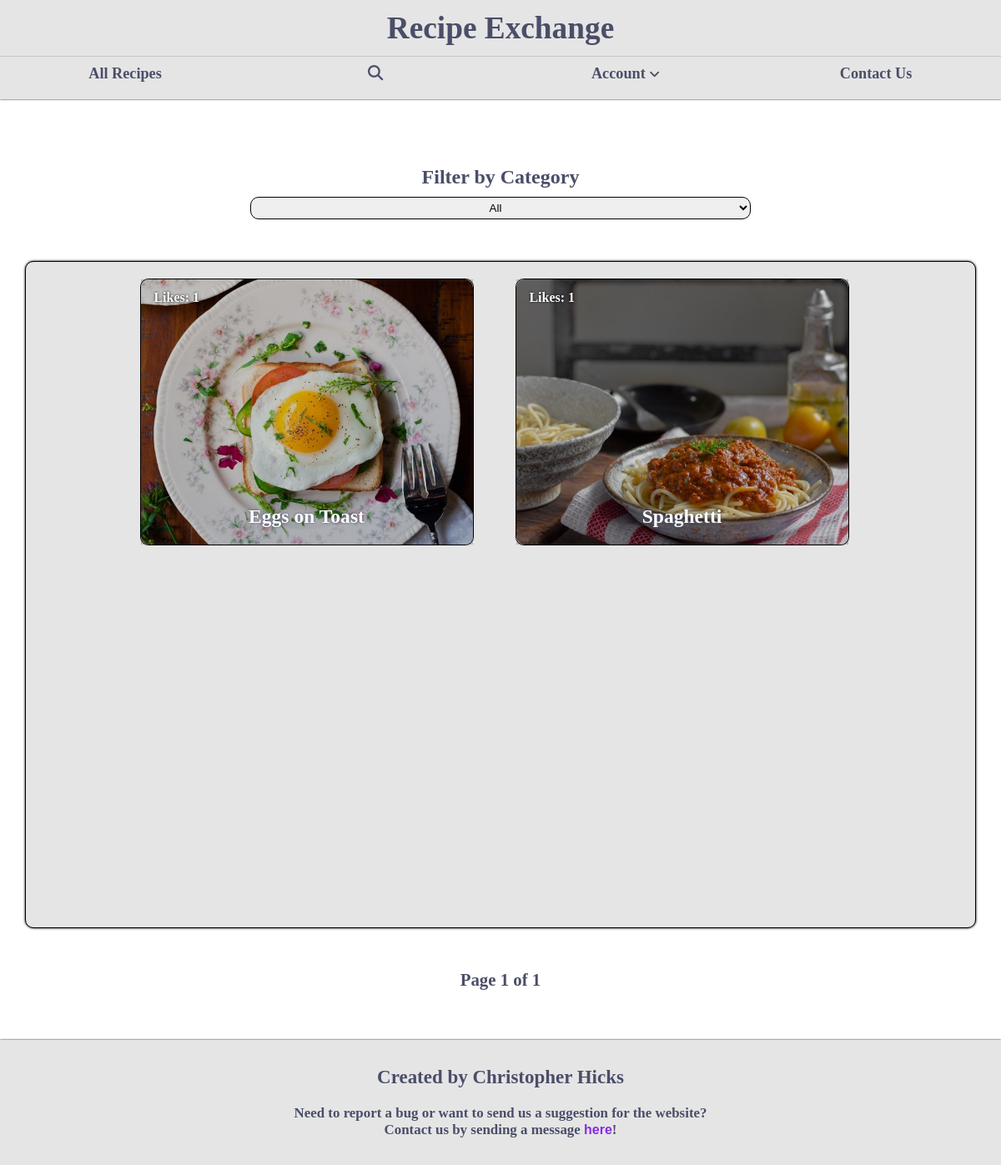
The page /my-recipes/ (signed in) on the database as committed earlier.
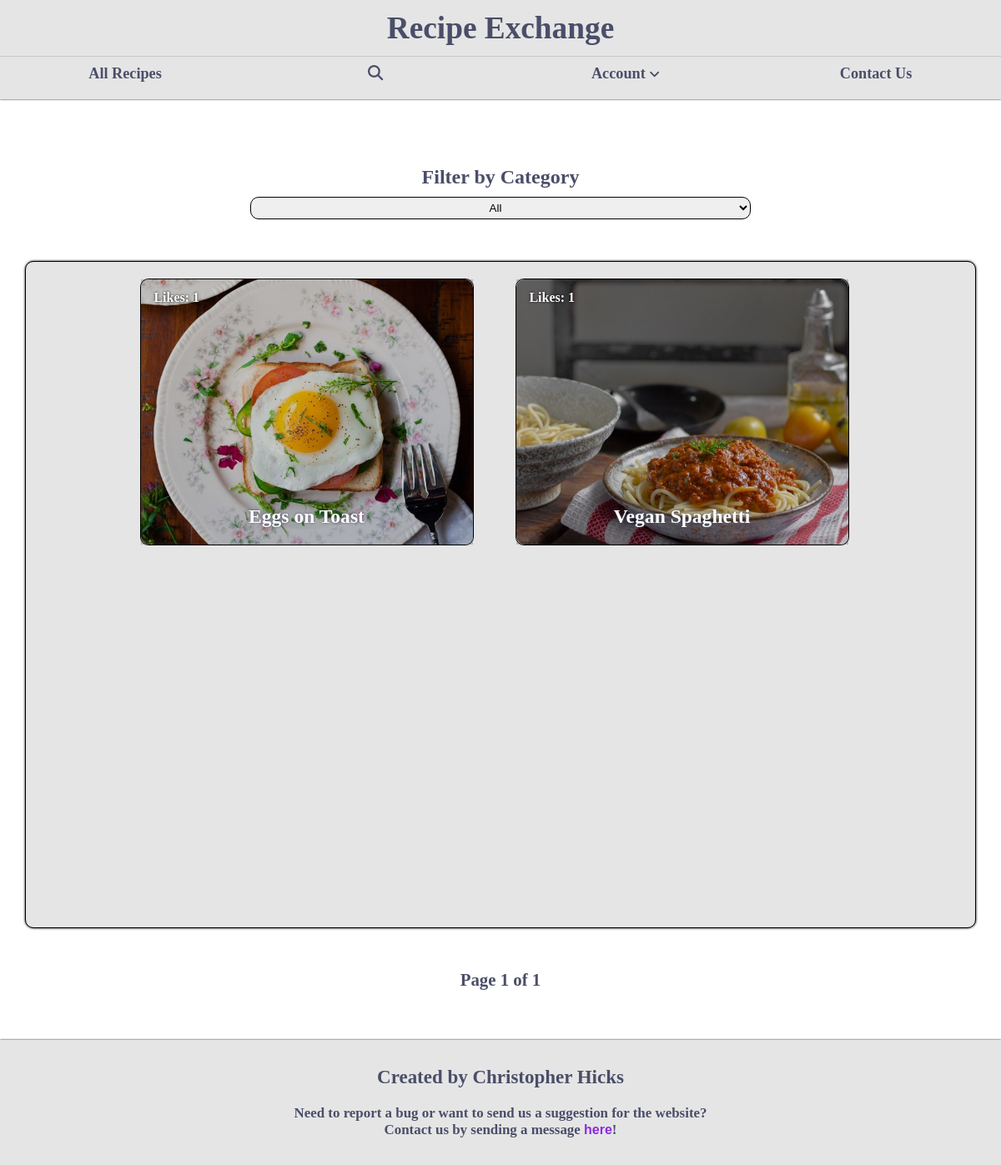
The same page on the database as committed later.
### recipe_share/models.py (models this page shows, shortened)
class UserRecipe(models.Model):
    difficulty_options = [
        ('Beginner', 'Beginner'),
        ('Intermediate', 'Intermediate'),
        ('Advanced', 'Advanced'),
    ]
    recipe_name = models.CharField(max_length=75, help_text='Please give your recipe a good name | Max Characters 75')
    recipe_category = models.ForeignKey(RecipeCategory, on_delete=models.SET_NULL, null=True, help_text='Please choose category for your recipe')
    recipe_picture = models.ImageField(upload_to='recipe-images/', default='', null=True, blank=True, help_text="Please take a good picture of recipes final product and include it here")
    recipe_difficulty = models.CharField(max_length=13, choices=difficulty_options, help_text="Please choose difficulty that matches your recipe the best")
    instructions = models.TextField(validators=[MaxLengthValidator(3000)], help_text="Please carefully explain instructions for your recipe | Please use to enter to go down a line to between each step | Max Characters 3000")
    recipe_ingredients = models.TextField(validators=[MaxLengthValidator(1000)], help_text="Please include all ingredients for this recipe | Please use to enter to go down a line to between each step | Max Characters 1000")
    required_equipment = models.TextField(validators=[MaxLengthValidator(1000)], help_text="Please include all equipment needed for this recipe | Please use enter to go down a line between in each piece of equipment | Max Characters 1000")
    created_at = models.DateField(auto_now_add=True, editable=False, null=True)
    created_by = models.ForeignKey(User, on_delete=models.CASCADE, related_name='recipes', editable=False, null=True)
    likes = models.ManyToManyField(User, related_name='liked_posts', blank=True)
    def total_likes(self):
            return self.likes.count()

### recipe_share/views.py (the view)
# urls.py: path('my-recipes/', views.my_recipes, name='my-recipes'),
def my_recipes(request):
    user = request.user
    filter = request.POST.get('category')
    recipes = get_list_or_404(UserRecipe, created_by=user)
    if request.method == 'POST':
        if filter != None or filter != 'All':
            recipes = UserRecipe.objects.filter(recipe_category__name=filter, created_by=user)
    paginator = Paginator(recipes, 9)
    page_number = request.GET.get('page')
    recipes = paginator.get_page(page_number)
    categories = RecipeCategory.objects.all()
    return render(request, 'my-recipes.html', {'recipes':recipes, 'categories':categories, 'filter':filter})

### recipe_share/templates/my-recipes.html (shortened to what this page needs)
{% extends "base.html" %}
{% load static %}
{% block content %}
<head>
    <link rel="stylesheet" href="{% static 'css/my-recipes.css' %}">
</head>
<section id="filter-container">
    <h2>Filter by Category</h2>
    <form action="{% url 'my-recipes'%}" method="POST">
        <select name="category" id="filter" name="search-filter" onchange="this.form.submit()">
            <option value="All">All</option>
        </select>
    </form>
</section>
<section id="recipes-container">
    <div id="recipes-box">
    {% for recipe in recipes %}
        <a href="{% url 'view-recipe' recipe.id %}?next={{ request.path }}">
            <div class="recipe-card">
                {% if recipe.recipe_picture %}
                <img src="{{ recipe.recipe_picture.url }}" alt="Image for recipe named {{recipe.recipe_name}}">
                {% else %}
                <img src="{% static 'images/image-placeholder.png' %}" alt="Image filler for recipe named {{recipe.recipe_name}}">
                {% endif %}
                <h4 class="likes">Likes: {{ recipe.total_likes }}</h4>
                <h4 class="recipe-name">{{ recipe.recipe_name }}</h4>
            </div>
        </a>
    {% endfor %}
    </div>
</section>
<div class="pages">
    <span>
        Page {{ recipes.number }} of {{ recipes.paginator.num_pages }}
    </span>
</div>
{% endblock content %}

Rows that differ between the two databases and show on the page:
changed UserRecipe: recipe_name "Spaghetti" → "Vegan Spaghetti"
